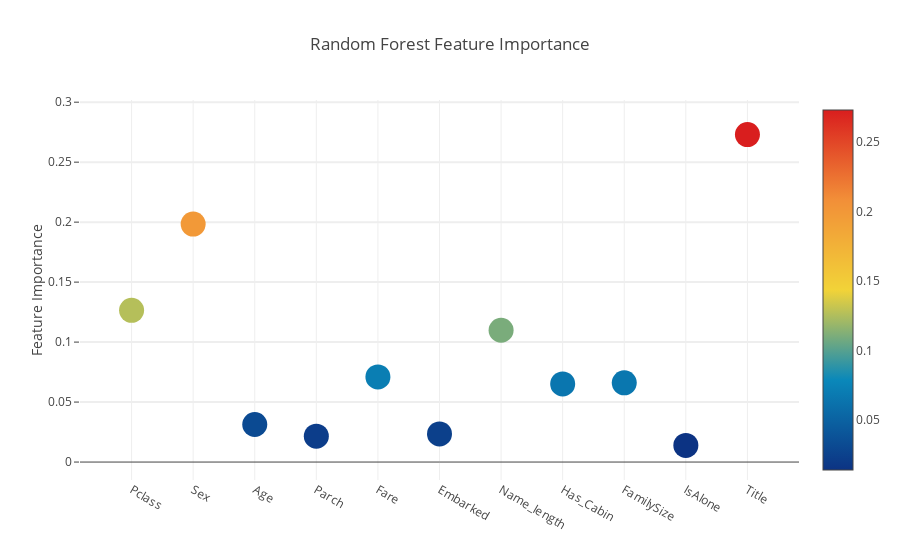
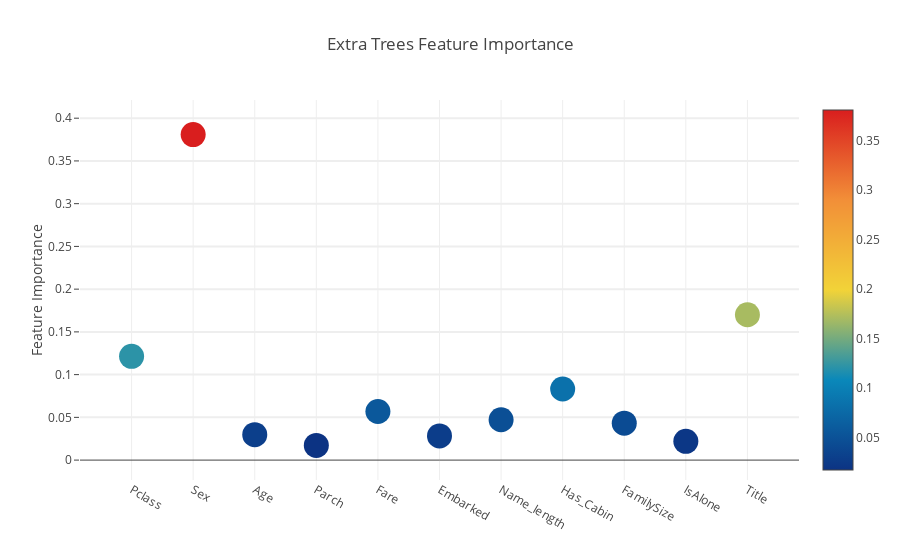
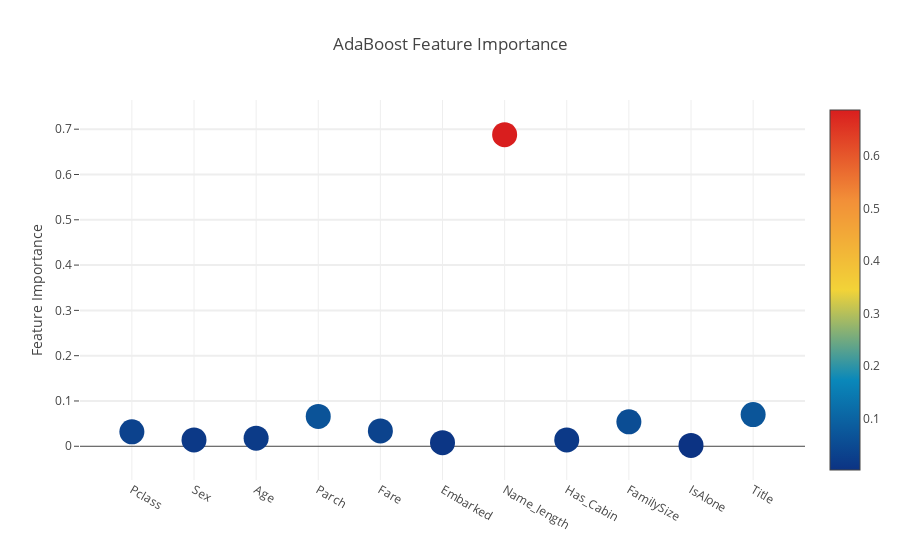
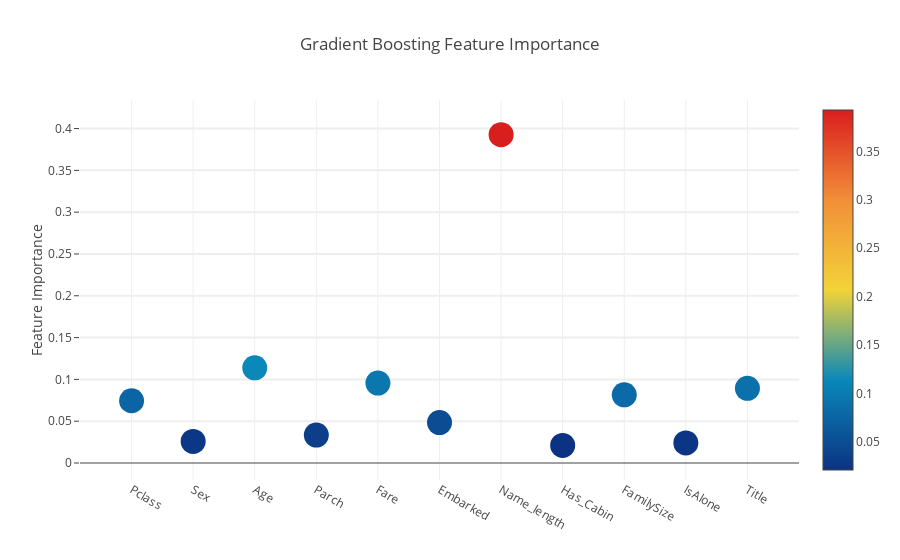

Notebook code cell kept with these figures, in order:
### Markdown cell above
### Interactive feature importances via Plotly scatterplots

I'll use the interactive Plotly package at this juncture to visualise the feature importances values of the different classifiers via a plotly scatter plot by calling "Scatter" as follows:

ここでは、インタラクティブPlotlyパッケージを使用して、次のように「Scatter」を呼び出すことによってプロットされた散布図を使用して、さまざまな分類子の特徴量の値を視覚化します。

### Code cell
# Scatter plot 
trace = go.Scatter(
    y = feature_dataframe['Random Forest feature importances'].values,
    x = feature_dataframe['features'].values,
    mode='markers',
    marker=dict(
        sizemode = 'diameter',
        sizeref = 1,
        size = 25,
#       size= feature_dataframe['AdaBoost feature importances'].values,
        #color = np.random.randn(500), #set color equal to a variable
        color = feature_dataframe['Random Forest feature importances'].values,
        colorscale='Portland',
        showscale=True
    ),
    text = feature_dataframe['features'].values
)
data = [trace]

layout= go.Layout(
    autosize= True,
    title= 'Random Forest Feature Importance',
    hovermode= 'closest',
#     xaxis= dict(
#         title= 'Pop',
#         ticklen= 5,
#         zeroline= False,
#         gridwidth= 2,
#     ),
    yaxis=dict(
        title= 'Feature Importance',
        ticklen= 5,
        gridwidth= 2
    ),
    showlegend= False
)
fig = go.Figure(data=data, layout=layout)
py.iplot(fig,filename='scatter2010')

# Scatter plot 
trace = go.Scatter(
    y = feature_dataframe['Extra Trees  feature importances'].values,
    x = feature_dataframe['features'].values,
    mode='markers',
    marker=dict(
        sizemode = 'diameter',
        sizeref = 1,
        size = 25,
#       size= feature_dataframe['AdaBoost feature importances'].values,
        #color = np.random.randn(500), #set color equal to a variable
        color = feature_dataframe['Extra Trees  feature importances'].values,
        colorscale='Portland',
        showscale=True
    ),
    text = feature_dataframe['features'].values
)
data = [trace]

layout= go.Layout(
    autosize= True,
    title= 'Extra Trees Feature Importance',
    hovermode= 'closest',
#     xaxis= dict(
#         title= 'Pop',
#         ticklen= 5,
#         zeroline= False,
#         gridwidth= 2,
#     ),
    yaxis=dict(
        title= 'Feature Importance',
        ticklen= 5,
        gridwidth= 2
    ),
    showlegend= False
)
fig = go.Figure(data=data, layout=layout)
py.iplot(fig,filename='scatter2010')

# Scatter plot 
trace = go.Scatter(
    y = feature_dataframe['AdaBoost feature importances'].values,
    x = feature_dataframe['features'].values,
    mode='markers',
    marker=dict(
        sizemode = 'diameter',
        sizeref = 1,
        size = 25,
#       size= feature_dataframe['AdaBoost feature importances'].values,
        #color = np.random.randn(500), #set color equal to a variable
        color = feature_dataframe['AdaBoost feature importances'].values,
        colorscale='Portland',
        showscale=True
    ),
    text = feature_dataframe['features'].values
)
data = [trace]

layout= go.Layout(
    autosize= True,
    title= 'AdaBoost Feature Importance',
    hovermode= 'closest',
#     xaxis= dict(
#         title= 'Pop',
#         ticklen= 5,
#         zeroline= False,
#         gridwidth= 2,
#     ),
    yaxis=dict(
        title= 'Feature Importance',
        ticklen= 5,
        gridwidth= 2
    ),
    showlegend= False
)
fig = go.Figure(data=data, layout=layout)
py.iplot(fig,filename='scatter2010')

# Scatter plot 
trace = go.Scatter(
    y = feature_dataframe['Gradient Boost feature importances'].values,
    x = feature_dataframe['features'].values,
    mode='markers',
    marker=dict(
        sizemode = 'diameter',
        sizeref = 1,
        size = 25,
#       size= feature_dataframe['AdaBoost feature importances'].values,
        #color = np.random.randn(500), #set color equal to a variable
        color = feature_dataframe['Gradient Boost feature importances'].values,
        colorscale='Portland',
        showscale=True
    ),
    text = feature_dataframe['features'].values
)
data = [trace]

layout= go.Layout(
    autosize= True,
    title= 'Gradient Boosting Feature Importance',
    hovermode= 'closest',
#     xaxis= dict(
#         title= 'Pop',
#         ticklen= 5,
#         zeroline= False,
#         gridwidth= 2,
#     ),
    yaxis=dict(
        title= 'Feature Importance',
        ticklen= 5,
        gridwidth= 2
    ),
    showlegend= False
)
fig = go.Figure(data=data, layout=layout)
py.iplot(fig,filename='scatter2010')

### Figure 1 — Plotly figure (JSON) as saved in the notebook; plotly's stock layout.template omitted (floating-point values rounded to 4 significant figures)
{"data": [{"marker": {"color": [0.1265, 0.1984, 0.03129, 0.02157, 0.07093, 0.02344, 0.1099, 0.06513, 0.06604, 0.0139, 0.273], "colorscale": "Portland", "showscale": true, "size": 25, "sizemode": "diameter", "sizeref": 1}, "mode": "markers", "text": ["Pclass", "Sex", "Age", "Parch", "Fare", "Embarked", "Name_length", "Has_Cabin", "FamilySize", "IsAlone", "Title"], "type": "scatter", "x": ["Pclass", "Sex", "Age", "Parch", "Fare", "Embarked", "Name_length", "Has_Cabin", "FamilySize", "IsAlone", "Title"], "y": [0.1265, 0.1984, 0.03129, 0.02157, 0.07093, 0.02344, 0.1099, 0.06513, 0.06604, 0.0139, 0.273]}], "layout": {"autosize": true, "hovermode": "closest", "showlegend": false, "title": "Random Forest Feature Importance", "yaxis": {"gridwidth": 2, "ticklen": 5, "title": "Feature Importance"}}}

### Figure 2 — Plotly figure (JSON) as saved in the notebook; plotly's stock layout.template omitted (floating-point values rounded to 4 significant figures)
{"data": [{"marker": {"color": [0.1214, 0.3808, 0.02977, 0.01722, 0.05688, 0.02834, 0.04718, 0.08316, 0.04323, 0.02201, 0.17], "colorscale": "Portland", "showscale": true, "size": 25, "sizemode": "diameter", "sizeref": 1}, "mode": "markers", "text": ["Pclass", "Sex", "Age", "Parch", "Fare", "Embarked", "Name_length", "Has_Cabin", "FamilySize", "IsAlone", "Title"], "type": "scatter", "x": ["Pclass", "Sex", "Age", "Parch", "Fare", "Embarked", "Name_length", "Has_Cabin", "FamilySize", "IsAlone", "Title"], "y": [0.1214, 0.3808, 0.02977, 0.01722, 0.05688, 0.02834, 0.04718, 0.08316, 0.04323, 0.02201, 0.17]}], "layout": {"autosize": true, "hovermode": "closest", "showlegend": false, "title": "Extra Trees Feature Importance", "yaxis": {"gridwidth": 2, "ticklen": 5, "title": "Feature Importance"}}}

### Figure 3 — Plotly figure (JSON) as saved in the notebook; plotly's stock layout.template omitted (floating-point values rounded to 4 significant figures)
{"data": [{"marker": {"color": [0.032, 0.014, 0.018, 0.066, 0.034, 0.008, 0.688, 0.014, 0.054, 0.002, 0.07], "colorscale": "Portland", "showscale": true, "size": 25, "sizemode": "diameter", "sizeref": 1}, "mode": "markers", "text": ["Pclass", "Sex", "Age", "Parch", "Fare", "Embarked", "Name_length", "Has_Cabin", "FamilySize", "IsAlone", "Title"], "type": "scatter", "x": ["Pclass", "Sex", "Age", "Parch", "Fare", "Embarked", "Name_length", "Has_Cabin", "FamilySize", "IsAlone", "Title"], "y": [0.032, 0.014, 0.018, 0.066, 0.034, 0.008, 0.688, 0.014, 0.054, 0.002, 0.07]}], "layout": {"autosize": true, "hovermode": "closest", "showlegend": false, "title": "AdaBoost Feature Importance", "yaxis": {"gridwidth": 2, "ticklen": 5, "title": "Feature Importance"}}}

### Figure 4 — Plotly figure (JSON) as saved in the notebook; plotly's stock layout.template omitted (floating-point values rounded to 4 significant figures)
{"data": [{"marker": {"color": [0.07449, 0.02582, 0.1138, 0.03343, 0.09553, 0.04831, 0.3927, 0.02108, 0.0815, 0.02405, 0.08928], "colorscale": "Portland", "showscale": true, "size": 25, "sizemode": "diameter", "sizeref": 1}, "mode": "markers", "text": ["Pclass", "Sex", "Age", "Parch", "Fare", "Embarked", "Name_length", "Has_Cabin", "FamilySize", "IsAlone", "Title"], "type": "scatter", "x": ["Pclass", "Sex", "Age", "Parch", "Fare", "Embarked", "Name_length", "Has_Cabin", "FamilySize", "IsAlone", "Title"], "y": [0.07449, 0.02582, 0.1138, 0.03343, 0.09553, 0.04831, 0.3927, 0.02108, 0.0815, 0.02405, 0.08928]}], "layout": {"autosize": true, "hovermode": "closest", "showlegend": false, "title": "Gradient Boosting Feature Importance", "yaxis": {"gridwidth": 2, "ticklen": 5, "title": "Feature Importance"}}}
